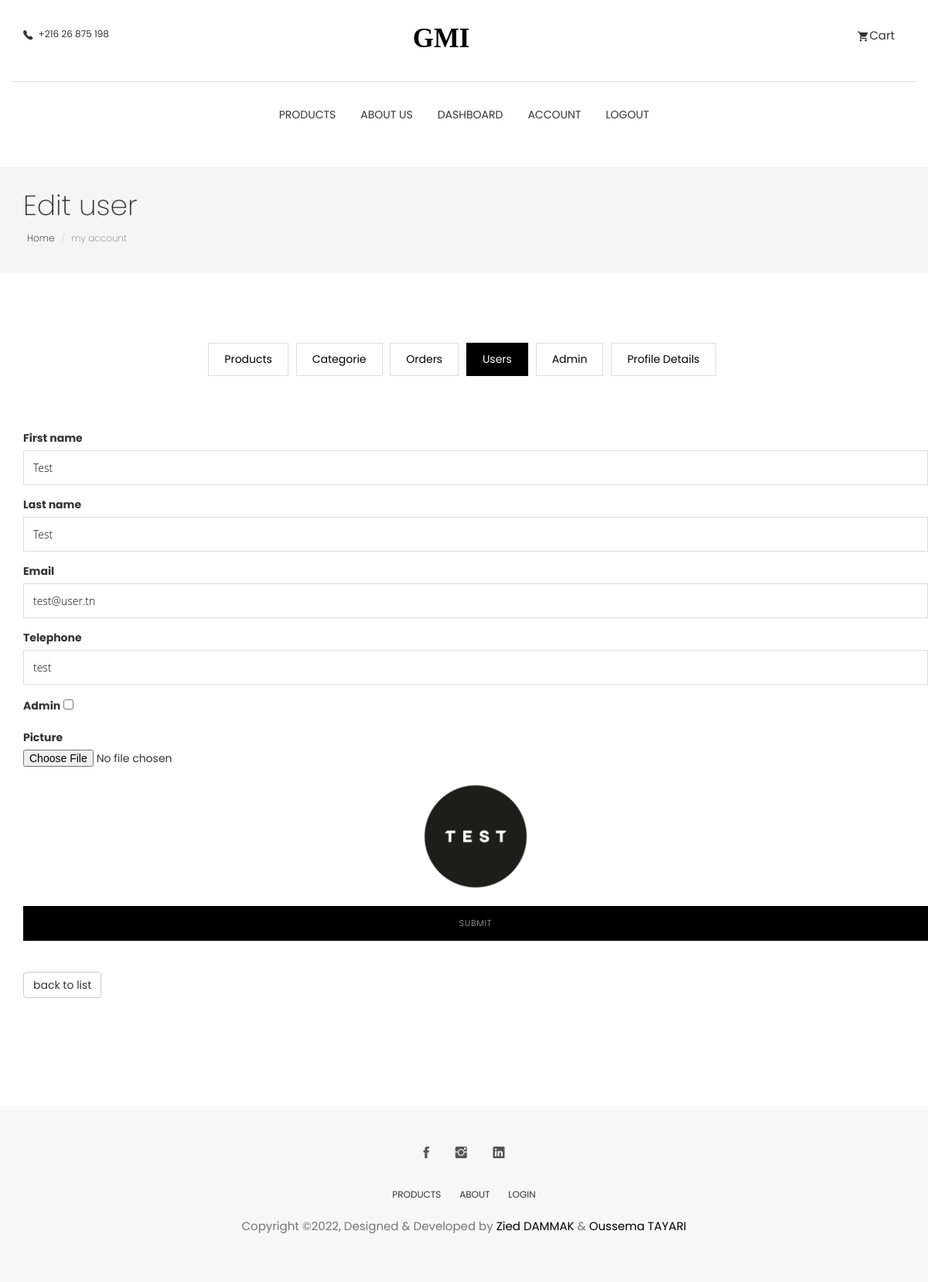
The app's page /view/user/edit.php?codeedit=42 (signed in) with its own data.
### tables this page shows
CREATE TABLE `user` (
  `id` int(20) NOT NULL,
  `email` varchar(255) NOT NULL,
  `password` varchar(255) NOT NULL,
  `first_name` varchar(30) DEFAULT NULL,
  `last_name` varchar(30) DEFAULT NULL,
  `image` varchar(50) DEFAULT NULL,
  `telephone` varchar(255) DEFAULT NULL,
  `admin` tinyint(1) DEFAULT NULL,
  `is_deleted` int(11) NOT NULL DEFAULT 0
);

### model/Database.php (called while the page is built)
<?php
class Database {
    private $pdo;
    private static $instance = null;
    private function __construct($host,$dbname,$user,$pass){
        try{
            $dsn = "mysql:host=".$host."; dbname=".$dbname;
            $this->pdo = new PDO($dsn,$user,$pass);
            $this->pdo->setAttribute(PDO::ATTR_ERRMODE, PDO::ERRMODE_EXCEPTION);
        }
        catch(PDOException $except){
            echo"Echec de la connexion: ". $except->getMessage();
            die();
        }
    }
    public static function getInstance($host,$dbname,$user,$pass){
        if(is_null(self::$instance)){
            self::$instance = new Database($host,$dbname,$user,$pass);
        }
        return self::$instance;
    }
    public function execute_query($sql, $params = null){
        if ($params == null) {
            $resultat = $this->pdo->query($sql);
        }
        else {
            $resultat = $this->pdo->prepare($sql);
            $resultat->execute($params);
        }
        if(!$resultat) {
            $erreur=$this->pdo->errorInfo();
            echo "Lecture impossible, code", $this->pdo->errorCode(),$erreur[2];
            die();
        }else {
            return $resultat;
        }
    }
}

### model/App.php (called while the page is built, shortened)
<?php
require_once('Database.php');
class App{
    public static function getDB(){
        return Database::getInstance(self::DB_HOST, self::DB_NAME, self::DB_USER, self::DB_PASS);
    }
}
?>

### model/ModelUser.php (called while the page is built, shortened)
<?php
class ModelUser{
    public static function getbyCode($db,$code){
        $sql = "SELECT * FROM user where id=?";
        $params = array($code);
        $resultat = $db->execute_query($sql,$params);
        if(!$resultat) {
            $erreur=$db->errorInfo();
            echo "Lecture impossible, code", $db->errorCode(),$erreur[2];
        }
        else{
            return $resultat->fetch(PDO::FETCH_OBJ);
        }
    }
}

### view/user/edit.php (the view, shortened to what this page needs)
<?php
require '..\..\inc\header2.php';
require '..\..\model\ModelUser.php';
require '..\..\model\App.php';
$db = App::getDB();
if (isset($_GET['codeedit'])){
	$res = ModelUser::getbyCode($db,$_GET['codeedit']);
}
?>
<section class="page-header">
	<div class="container">
		<div class="row">
			<div class="col-md-12">
				<div class="content">
					<h1 class="page-name">Edit user</h1>
					<ol class="breadcrumb">
						<li><a href="index.html">Home</a></li>
						<li class="active">my account</li>
					</ol>
				</div>
			</div>
		</div>
	</div>
</section>
<section class="user-dashboard page-wrapper">
  <div class="container">
    <div class="row">
      <div class="col-md-12">
        <ul class="list-inline dashboard-menu text-center">
		  <li><a href="../produit/index.php">Products</a></li>
          <li><a href="../categorie/index.php">Categorie</a></li>
		  <li><a href="../order/index.php">Orders</a></li>
		  <li><a class="active" href="index.php">Users</a></li>
          <li><a href="../admin/index.php">Admin</a></li>
		  <li><a href="profile-details.php">Profile Details</a></li>
        </ul>
        <section class="page-wrapper">
			<div class="contact-section">
				<div class="container">
					<div class="row">
						<div class="contact-form" >
							<form id="contact-form" method="POST" action="index.php"  role="form" enctype="multipart/form-data">
								<div class="form-group">
									<label>First name</label>
									<input type="text" placeholder="First name" class="form-control" name="first_name" value="<?=$res->first_name?>">
								</div>
								<div class="form-group">
									<label>Last name</label>
									<input type="text" placeholder="Last name" class="form-control" name="last_name" value="<?=$res->last_name?>">
								</div>
								<div class="form-group">
									<label>Email</label>
									<input type="text" placeholder="Email" class="form-control" name="email" value="<?=$res->email?>">
								</div>
								<div class="form-group">
									<label>Telephone</label>
									<input type="text" placeholder="Telephone" class="form-control" name="telephone" value="<?=$res->telephone?>">
								</div>
								<div class="form-group">
									<label>Admin</label>
									<input type="checkbox" name="admin" value="1" >
								</div>
								<div class="form-group" style="margin-bottom: 0;">
									<label for="file">Picture</label>
									<input type="file" name="image" onchange="previewPictureUser(this)">
									<center>
										<img src="../../uploads/users/<?=$res->image?>"  id="image_user" style="max-width: 150px; margin: 15px;" >
									</center>
								</div>
								<div id="cf-submit">
									<input type="submit" id="contact-submit" class="btn btn-transparent" value="Submit">
								</div>
							</form>
						</div>
						<a href="index.php" class="btn btn-default">back to list</a>
					</div>
				</div>
			</div>
		</section>
      </div>
    </div>
  </div>
</section>
<?php require '..\..\inc\footer2.php' ?>

### css/style.css (style rules this page uses)
body { line-height: 1.5; font-family: "Poppins", sans-serif; -webkit-font-smoothing: antialiased; }
h1, h2, h3, h4, h5, h6 { font-family: "Poppins", sans-serif; }
h1, h2, h3, h4, h5, h6 { font-weight: 400; }
ol, ul { margin: 0; padding: 0; list-style: none; }
a, a:focus, a:hover { text-decoration: none; outline: 0; color: #000; }
input[type=email], input[type=password], input[type=text], input[type=tel] { border-radius: 0; box-shadow: none; height: 45px; outline: none; font-weight: 200; font-size: 12px; }
.form-control { box-shadow: none; border-radius: 0; }
.btn-main, .btn-small, .btn-transparent, .btn-solid-border { background: #000; color: #fff; display: inline-block; font-size: 11px; letter-spacing: 1px; padding: 14px 35px; text-transform: uppercase; font-weight: 200; border-radius: 0; }
.btn-transparent { background: transparent; padding: 0; color: #000; }
.page-header { background: #f5f5f5; margin-top: 20px; border-bottom: none; padding: 30px 0; }
.page-header h1 { font-weight: 200; margin: 0 0 6px 0; }
.page-header .breadcrumb { background: transparent; padding: 5px; margin: 0; }
.page-header .breadcrumb li { font-weight: 200; font-size: 12px; }
.page-header .breadcrumb li a { color: #000; }
.page-wrapper { padding: 70px 0; }
.dashboard-menu .active { background: #000; color: #fff; border: 1px solid #000; }
.dashboard-menu li { padding: 0; margin: 0 3px; }
.dashboard-menu li a { padding: 10px 20px; border: 1px solid #dedede; display: inline-block; }
.contact-form { margin-bottom: 40px; }
.contact-form .form-control { background-color: transparent; border: 1px solid #dedede; box-shadow: none; height: 45px !important; color: #0c0c0c; height: 38px; font-family: "Open Sans", sans-serif; font-size: 14px; border-radius: 0; }
.contact-form #contact-submit { border: none; padding: 15px 0; width: 100%; margin: 0; background: #000; color: #fff; border-radius: 0; }

### records on screen
user: first_name "Test", last_name "Test", email "test@user.tn", telephone "test", image (picture)
